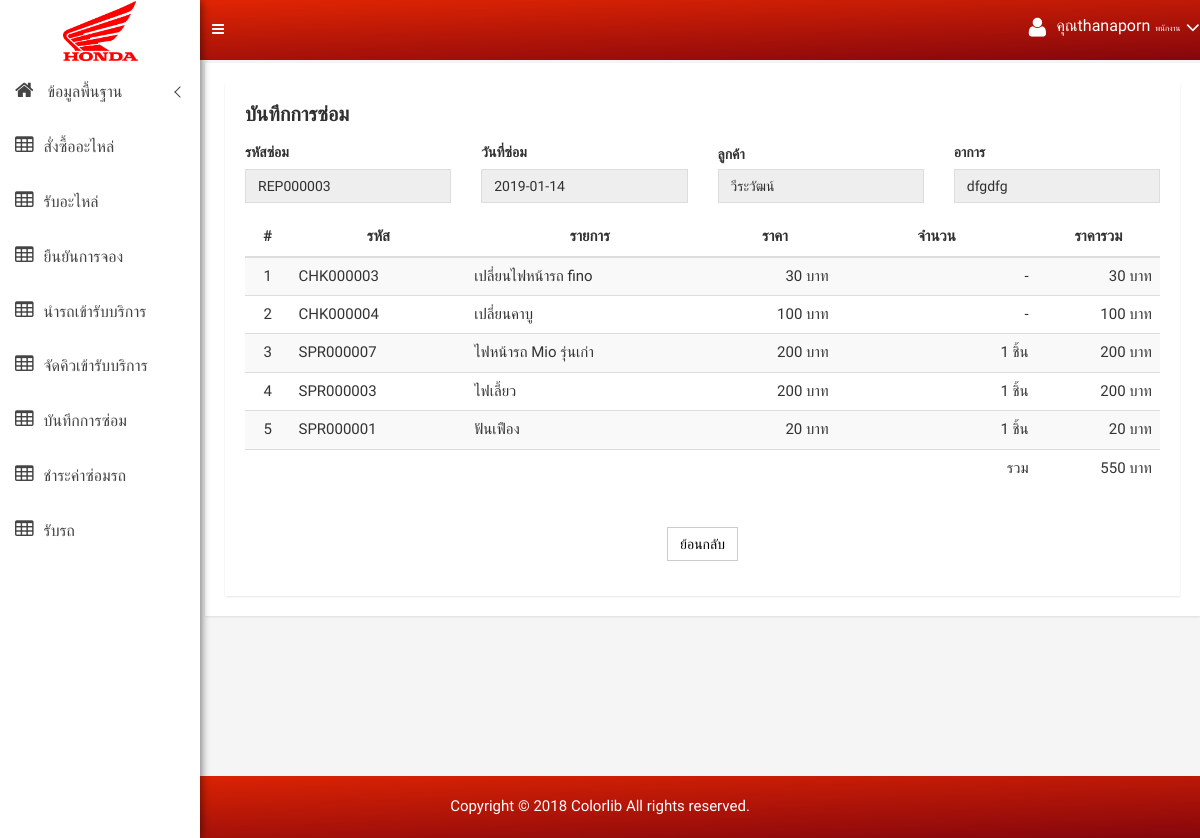
The app's page /repair_view.php?id=REP000003 (signed in) with its own data.
### tables this page shows
CREATE TABLE `employee` (
  `emp_id` varchar(30) NOT NULL,
  `emp_user` varchar(255) DEFAULT NULL,
  `emp_pass` varchar(255) DEFAULT NULL,
  `emp_name` varchar(50) DEFAULT NULL,
  `emp_add` text,
  `emp_tel` varchar(30) DEFAULT NULL,
  `emp_position` varchar(30) DEFAULT NULL,
  PRIMARY KEY (`emp_id`)
);

CREATE TABLE `repair` (
  `re_id` varchar(30) NOT NULL,
  `re_date` date DEFAULT NULL,
  `emp_id` varchar(30) DEFAULT NULL,
  `re_total` int(200) DEFAULT NULL,
  `gc_id` varchar(30) DEFAULT NULL,
  `rs_id` varchar(30) DEFAULT NULL,
  PRIMARY KEY (`re_id`)
);

CREATE TABLE `customer` (
  `cus_id` varchar(30) NOT NULL,
  `cus_user` varchar(255) DEFAULT NULL,
  `cus_pass` varchar(255) DEFAULT NULL,
  `cus_name` varchar(50) DEFAULT NULL,
  `cus_add` text,
  `cus_tel` varchar(30) DEFAULT NULL,
  `co_id` varchar(30) DEFAULT NULL,
  PRIMARY KEY (`cus_id`),
  KEY `co_id` (`co_id`)
);

CREATE TABLE `get_car` (
  `gc_id` varchar(30) NOT NULL,
  `gc_date` date DEFAULT NULL,
  `gc_doc` varchar(50) DEFAULT NULL,
  `gc_text` varchar(50) DEFAULT NULL,
  `cus_id` varchar(30) DEFAULT NULL,
  `rs_id` varchar(30) DEFAULT NULL,
  `co_id` varchar(30) DEFAULT NULL,
  `gc_status` int(1) DEFAULT NULL,
  PRIMARY KEY (`gc_id`)
);

CREATE TABLE `repair_checklist` (
  `re_id` varchar(30) DEFAULT NULL,
  `ch_id` varchar(30) DEFAULT NULL,
  `re_price` int(50) DEFAULT NULL
);

CREATE TABLE `checklist` (
  `ch_id` varchar(30) NOT NULL,
  `ch_list` varchar(200) DEFAULT NULL,
  `ch_price` int(15) DEFAULT NULL,
  PRIMARY KEY (`ch_id`)
);

CREATE TABLE `repair_spareparts` (
  `re_id` varchar(30) DEFAULT NULL,
  `sp_id` varchar(30) DEFAULT NULL,
  `re_num` int(50) DEFAULT NULL,
  `re_price` int(50) DEFAULT NULL
);

CREATE TABLE `spareparts` (
  `sp_id` varchar(30) NOT NULL,
  `sp_name` varchar(30) DEFAULT NULL,
  `sp_description` text,
  `sp_price` varchar(30) DEFAULT NULL,
  `sp_num` varchar(30) DEFAULT NULL,
  PRIMARY KEY (`sp_id`)
);

### repair_view.php (the view)
<?php include "sitebar.php"; ?>
<?php include "header.php"; ?>
<?php
$sql = "select * from repair where re_id='".$_GET['id']."'";
$query = mysqli_query($connect, $sql);
$array = mysqli_fetch_array($query);
$autoid=$array['re_id'];
$sql3 = "select * from get_car where gc_id='".$array['gc_id']."'";
$query3 = mysqli_query($connect, $sql3);
$array3 = mysqli_fetch_array($query3);
$sql2 = "select * from customer where cus_id='".$array3['cus_id']."'";
$query2 = mysqli_query($connect, $sql2);
$cus = mysqli_fetch_array($query2);
?>
<div class="container-fluid">
    <div class="product-status-wrap">
        <div class="row">
            <div class="col-lg-12 col-md-12 col-sm-12 col-xs-12">
                <div class="sparkline12-list">
                    <div class="sparkline12-hd">
                        <div class="main-sparkline12-hd">
                            <h1>บันทึกการซ่อม</h1>
                        </div>
                    </div>
                    <div class="sparkline12-graph">
                        <div class="basic-login-form-ad">
                            <div class="row">
                                <div class="col-lg-12 col-md-12 col-sm-12 col-xs-12">
                                    <div class="all-form-element-inner">
                                            <div class="form-group-inner">
                                                <div class="row">
                                                    <div class="col-md-3">
                                                        <label class="login2 pull-right-pro">รหัสซ่อม</label>
                                                        <input type="text" value="<?= $autoid ?>" name="re_date" class="form-control" readonly>
                                                    </div>
                                                    <div class="col-md-3">
                                                        <label class="login2 pull-right-pro">วันที่ซ่อม</label>
                                                        <input type="text" value="<?= $array['re_date'] ?>" name="gc_doc" class="form-control" readonly>
                                                    </div>
                                                    <div class="col-md-3" style="padding-top: 9px">
                                                        <label class="login2-right-pro">ลูกค้า</label>
                                                        <input type="text" value="<?=$cus['cus_name']?>" name="cus_name" class="form-control" readonly>
                                                    </div>
                                                    <div class="col-md-3">
                                                        <label class="login2 pull-right-pro">อาการ</label>
                                                        <input type="text" value="<?=$array3['gc_text']?>" name="gc_text" class="form-control" readonly>
                                                    </div>
                                                </div>
                                            </div>
                                    </div>
                                </div>
                            </div>
                            <div class="row">
                                <div class="col-md-12">
                                    <table class="table table-striped table-hover">
                                        <thead >
                                        <tr>
                                            <th class="text-center" >#</th>
                                            <th class="text-center" >รหัส</th>
                                            <th class="text-center" >รายการ</th>
                                            <th class="text-center">ราคา</th>
                                            <th class="text-center" width="200px">จำนวน</th>
                                            <th class="text-center">ราคารวม</th>
                                        </tr>
                                        </thead>
                                        <tbody>
                                        <?php
                                        $n = 0;
                                        $sql_list2= "select * from repair_checklist where re_id='".$_GET['id']."' ";
                                        $query_list2 = mysqli_query($connect, $sql_list2);
                                        if (mysqli_num_rows($query_list2) > 0 ) {
                                            while ($array_list2 = mysqli_fetch_array($query_list2)) {
                                                $n++;
                                                $sqlch= "select * from checklist where ch_id='".$array_list2['ch_id']."'";
                                                $querych = mysqli_query($connect, $sqlch);
                                                $arraych = mysqli_fetch_array($querych);
                                                ?>
                                                <tr>
                                                    <td class="text-center"><?= $n; ?></td>
                                                    <td><?= $arraych['ch_id'] ?></td>
                                                    <td><?= $arraych['ch_list'] ?></td>
                                                    <td class="text-right"><?= number_format($array_list2['re_price']) ?> บาท</td>
                                                    <td class="text-right">-</td>
                                                    <td class="text-right"><?= number_format($array_list2['re_price'] ) ?> บาท</td>
                                                </tr>
                                                <?php
                                            $alltotal+= $array_list2['re_price'];
                                            }
                                        }
                                        $sql_list= "select * from repair_spareparts where re_id='".$_GET['id']."'";
                                        $query_list = mysqli_query($connect, $sql_list);
                                        if (mysqli_num_rows($query_list) > 0 ) {
                                            while ($array_list = mysqli_fetch_array($query_list)) {
                                                $n++;
                                                $sqlsp= "select * from spareparts where sp_id='".$array_list['sp_id']."'";
                                                $querysp = mysqli_query($connect, $sqlsp);
                                                $arraysp = mysqli_fetch_array($querysp);
                                                ?>
                                                <tr>
                                                    <td class="text-center"><?= $n; ?></td>
                                                    <td><?= $arraysp['sp_id'] ?></td>
                                                    <td><?= $arraysp['sp_name'] ?></td>
                                                    <td class="text-right"><?= number_format($array_list['re_price']) ?> บาท</td>
                                                    <td class="text-right"><?= $array_list['re_num']?> ชิ้น</td>
                                                    <td class="text-right"><?= number_format($array_list['re_price']*$array_list['re_num'] ) ?> บาท</td>
                                                </tr>
                                                <?php
                                                $alltotal+= $array_list['re_price']*$array_list['re_num'];
                                            }
                                        }
                                        ?>
                                        <tr>
                                            <td class="text-right" colspan="5">
                                                รวม
                                            </td>
                                            <td class="text-right" ><?=number_format($alltotal)?> บาท</td>
                                        </tr>
                                        </tbody>
                                    </table>
                                </div>
                                <div class="col-md-12">
                                    <div class="form-group-inner">
                                        <div class="login-btn-inner">
                                            <div class="login-horizental cancel-wp text-center">
                                                <a class="btn btn-white" href="repair_previous.php">ย้อนกลับ</a>
                                            </div>
                                        </div>
                                    </div>
                                </div>
                            </div>
                        </div>
                    </div>
                </div>
            </div>
        </div>
    </div>
</div>
<br><br><br><br><br><br><br><br>
<?php include "footer.php"; ?>

### header.php (shortened to what this page needs)
<div class="all-content-wrapper">
    <div class="container-fluid">
        <div class="row">
            <div class="col-lg-12 col-md-12 col-sm-12 col-xs-12">
                <div class="logo-pro">
                    <a href="index.html"><img class="main-logo" src="img/Honda-Motorcycle-Logo.png" width="60px" alt="" /></a>
                </div>
            </div>
        </div>
    </div>
    <div class="header-advance-area">
        <div class="header-top-area">
            <div class="container-fluid">
                <div class="row">
                    <div class="col-lg-12 col-md-12 col-sm-12 col-xs-12">
                        <div class="header-top-wraper">
                            <div class="row">
                                <div class="col-lg-1 col-md-0 col-sm-1 col-xs-12">
                                    <div class="menu-switcher-pro">
                                        <button type="button" id="sidebarCollapse" class="btn bar-button-pro header-drl-controller-btn btn-info navbar-btn">
                                            <i class="fa fa-bars"></i>
                                        </button>
                                    </div>
                                </div>
                                <div class="col-lg-5 col-md-5 col-sm-12 col-xs-12">
                                    <div class="header-right-info">
                                        <ul class="nav navbar-nav mai-top-nav header-right-menu">
                                            <li class="nav-item">
                                                <a href="#" data-toggle="dropdown" role="button" aria-expanded="false" class="nav-link dropdown-toggle">
                                                    <i class="fa fa-user adminpro-user-rounded header-riht-inf" aria-hidden="true"></i>
                                                    <span class="admin-name">คุณ<?=$login['emp_name']?></span><span class="admin-name"  style="font-size: 8px"><?=$loginposition?></span>
                                                    <i class="fa fa-angle-down adminpro-icon adminpro-down-arrow"></i>
                                                </a>
                                            </li>
                                        </ul>
                                    </div>
                                </div>
                            </div>
                        </div>
                    </div>
                </div>
            </div>
        </div>
    </div>
    <div class="mg-t-15">

### records on screen
employee: emp_name "thanaporn", emp_position "พนักงาน"
repair: re_date "REP000003", gc_doc "2019-01-14"
customer: cus_name "วีระวัฒน์"
get_car: gc_text "dfgdfg"
repair_checklist: ch.ch_id "CHK000003", ch.ch_list "เปลี่ยนไฟหน้ารถ fino", re_price "30"
repair_checklist: ch.ch_id "CHK000004", ch.ch_list "เปลี่ยนคาบู", re_price "100"
repair_spareparts: sp.sp_id "SPR000007", sp.sp_name "ไฟหน้ารถ Mio รุ่นเก่า", re_price "200", re_num "1", $array_list['re_price']*$array_list['re_num'] "200"
repair_spareparts: sp.sp_id "SPR000003", sp.sp_name "ไฟเลี้ยว", re_price "200", re_num "1", $array_list['re_price']*$array_list['re_num'] "200"
repair_spareparts: sp.sp_id "SPR000001", sp.sp_name "ฟันเฟือง", re_price "20", re_num "1", $array_list['re_price']*$array_list['re_num'] "20"

### other values on screen
$alltotal "550"
